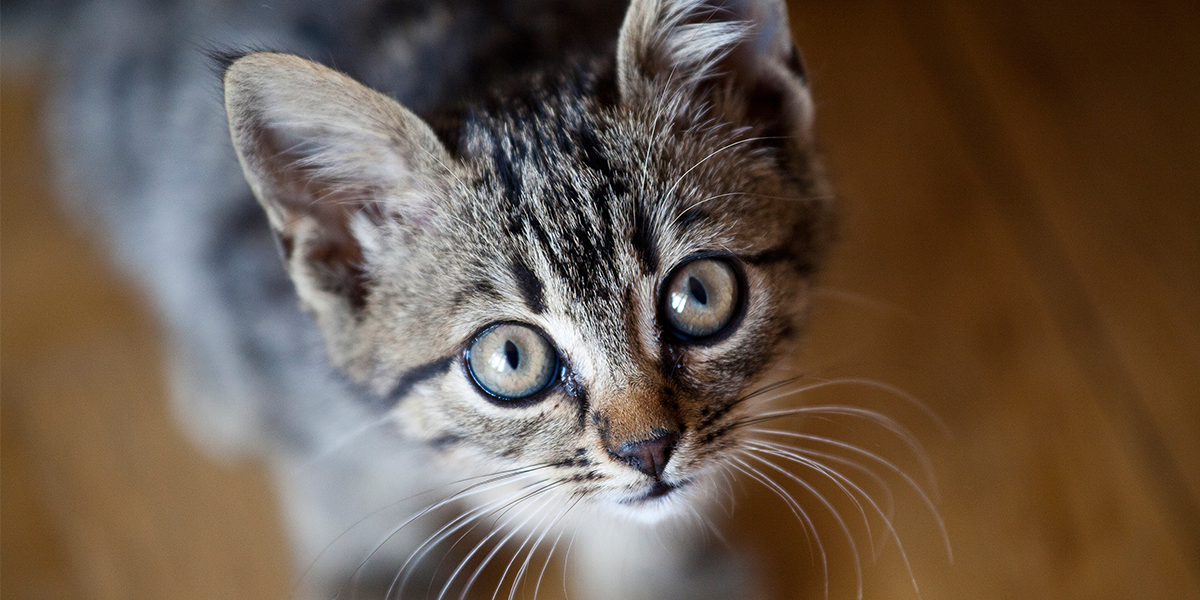
//> input picture 5주차/실습/4주차-Geometric-Transformation/cat.bmp, 1200 x 600 px
$ ./main   (built with g++ and OpenCV 4)
//> lines starting //> are read from the running program, lines starting //| are printed output that depends on the picture
### 5주차/실습/4주차-Geometric-Transformation/transformations/geometry.hpp
/*
 * 과제4: Rotation using Homogeneous Matrix
 */

#pragma once
#include "opencv2\opencv.hpp"

class GeometryTransformator
{
private:
	const double PI;
	double H[3][3] = {};
	bool hasMatrixSet;

public:
	GeometryTransformator() : PI(acos(-1)), hasMatrixSet(false) {}

	void ForwardTransformation(cv::InputArray& srcMat, cv::OutputArray& dstMat);
	void BackwardTransformation(cv::InputArray& srcMat, cv::OutputArray& dstMat);

	void SetMoveMatrix(double y, double x);
	void SetRotateMatrix(double degree);

	void InverseHmatrix(double result[3][3]);
	void ClearMatrix();
};

### 5주차/실습/4주차-Geometric-Transformation/transformations/geometry.cpp
/*
 * 과제4: Rotation using Homogeneous Matrix
 */

#include "geometry.hpp"
#include "opencv2\opencv.hpp"

void GeometryTransformator::ForwardTransformation(cv::InputArray& srcMat, cv::OutputArray& dstMat)
{
	if (!hasMatrixSet)
		throw "동차 행렬이 정의되지 않았습니다. 동차 행렬을 먼저 정의해주세요.";

	cv::Mat input_image, output_image;

	// 인자로부터 Mat 이미지 로드
	input_image = srcMat.getMat();
	if (dstMat.empty())
		dstMat.create(input_image.size(), input_image.type());
	output_image = dstMat.getMat();

	/**
	 * input_image의 이미지를 Forward Tranformation하는 코드를 구현하세요.
	 * input_image와 H 변수를 이용하여 Transformation하고, 결과를 output_image에 저장하세요.
	 */
	// ** 지금부터 코드를 작성하세요. 이 줄은 지우시면 안 됩니다 **
	for (int y = 0; y < input_image.rows; y++)
	{
		for (int x = 0; x < input_image.cols; x++)
		{
			// 변환된 점의 위치를 구한다.
			// 실수는 반올림해서 정수로 만든다.
			int j = (int) (H[0][0] * y + H[1][0] * x);
			int i = (int) (H[0][1] * y + H[1][1] * x);

			// 영상 공간을 벗어난 점은 무시한다.
			// 영상 공간을 벗어나지 않은 점만 sourc에서 desti로 변환한다.
			if ((j >= 0) && (j <= output_image.rows - 1) && (i >= 0) && (i <= output_image.cols - 1))
			{
				output_image.at<uchar>(j, i) = input_image.at<uchar>(y, x);
			}

		}
	}
	// ** 여기까지 코드를 작성하세요. 이 줄은 지우시면 안 됩니다 **
}

void GeometryTransformator::BackwardTransformation(cv::InputArray& srcMat, cv::OutputArray& dstMat)
{
	if (!hasMatrixSet)
		throw "동차 행렬이 정의되지 않았습니다. 동차 행렬을 먼저 정의해주세요.";

	cv::Mat input_image, output_image;

	// 인자로부터 Mat 이미지 로드
	input_image = srcMat.getMat();
	if (dstMat.empty())
		dstMat.create(input_image.size(), input_image.type());
	output_image = dstMat.getMat();

	double H_inverse[3][3] = {};
	InverseHmatrix(H_inverse);

	/**
	 * input_image의 이미지를 Backward Tranformation하는 코드를 구현하세요.
	 * input_image와 H_inverse 변수를 이용하여
	 * GeometryTransformator::ForwardTransformation과 동일하게 구현하면 됩니다.
	 */
	// ** 지금부터 코드를 작성하세요. 이 줄은 지우시면 안 됩니다 **

	/*
	for (int i = 0; i < 3; i++) {
		for (int j = 0; j < 3; j++)
			printf("%f ", H_inverse[i][j]);
		printf("\n");
	}
	*/
	for (int y = 0; y < input_image.rows; y++)
	{
		for (int x = 0; x < input_image.cols; x++)
		{
			// 여기도 실수값 결과를 정수값으로 변환하여 구함
			int j = (int)(H_inverse[0][0] * y + H_inverse[1][0] * x);
			int i = (int)(H_inverse[0][1] * y + H_inverse[1][1] * x);

			// 영상 범위를 넘어서지 않는 픽셀만 반영
			if ((j >= 0) && (j <= output_image.rows - 1) && (i >= 0) && (i <= output_image.cols - 1))
				output_image.at<uchar>(y, x) = input_image.at<uchar>(j, i);
		}
	}
	// ** 여기까지 코드를 작성하세요. 이 줄은 지우시면 안 됩니다 **
}

// [12 lines left out: function SetMoveMatrix, not called in this run]

void GeometryTransformator::SetRotateMatrix(double degree)
{
	ClearMatrix();

	/**
	 * 3*3 행렬 변수 H에 이동 동차 행렬을 작성하세요.
	 * 변수의 인자마다 값을 할당하면 됩니다.
	 * cos() 함수나 sin() 함수의 인자는 degree가 아닌 radian을 입력받는 점에 유의하고
	 * PI 변수를 활용하여 변환합니다.
	 */
	// ** 지금부터 코드를 작성하세요. 이 줄은 지우시면 안 됩니다 **
	H[0][0] = cos(degree * (PI / 180));
	H[0][1] = -sin(degree * (PI / 180));
	H[0][2] = 0;
	H[1][0] = sin(degree * (PI / 180));
	H[1][1] = cos(degree * (PI / 180));
	H[1][2] = 0;
	H[2][0] = 0;
	H[2][1] = 0;
	H[2][2] = 1;

	// [11 lines of commented-out code are left out]

	hasMatrixSet = true;
}

void GeometryTransformator::InverseHmatrix(double result[3][3])
{
	double determinant = 0;

	for (int i = 0; i < 3; i++)
		determinant += (H[0][i] * (H[1][(i + 1) % 3] * H[2][(i + 2) % 3] - H[1][(i + 2) % 3] * H[2][(i + 1) % 3]));

	for (int i = 0; i < 3; i++)
	{
		for (int j = 0; j < 3; j++)
		{
			result[i][j] = (
				(H[(j + 1) % 3][(i + 1) % 3] * H[(j + 2) % 3][(i + 2) % 3]) -
				(H[(j + 1) % 3][(i + 2) % 3] * H[(j + 2) % 3][(i + 1) % 3])
				) / determinant;
		}
	}
}

void GeometryTransformator::ClearMatrix()
{
	memset(H, 0, sizeof(H));
	hasMatrixSet = false;
}

### 5주차/실습/4주차-Geometric-Transformation/main.cpp
/*
 * 과제4: Rotation using Homogeneous Matrix
 */

#include "opencv2/opencv.hpp"
#include "transformations/geometry.hpp"

int main()
{
	cv::Mat original_image, forward_result_image, backward_result_image;
	original_image = cv::imread("cat.bmp", cv::IMREAD_GRAYSCALE);
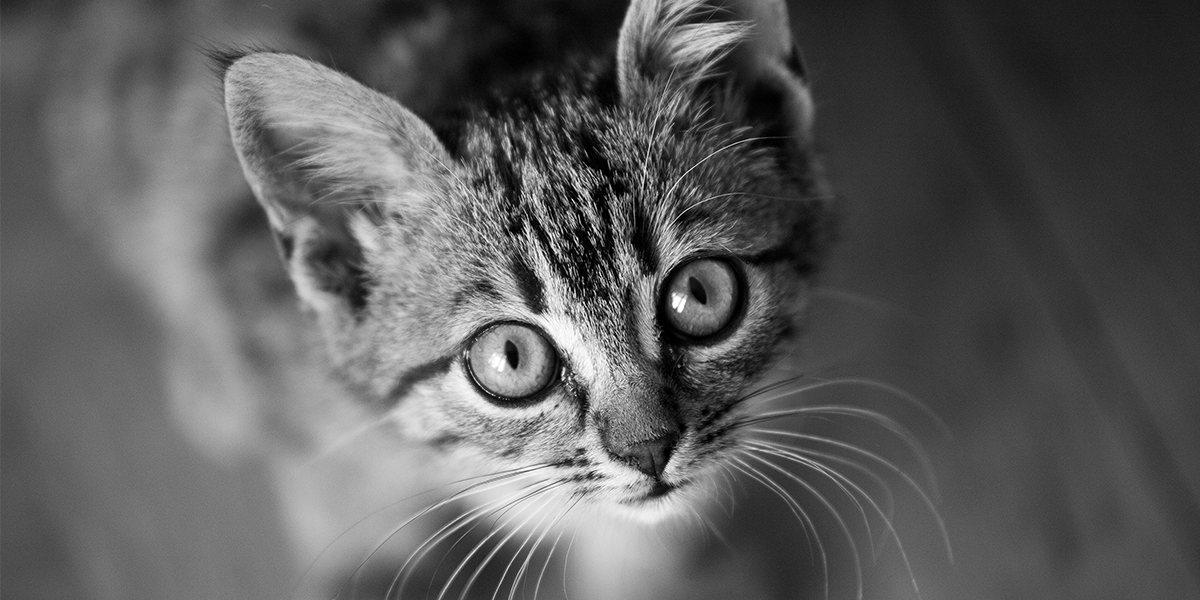
//> original_image: 600 rows x 1200 cols, CV_8UC1; min 0, max 255, mean 91.8

	GeometryTransformator transformator;

	// 회전 동차 행렬을 정의한다.
	// geometry.cpp의 Geometry::SetRotateMatrix 함수를 구현하세요.
	double degree = -10.0;
	transformator.SetRotateMatrix(degree);

	// Q1. 전방 기하 변환을 정의한다.
	// geometry.cpp의 Geometry::ForwardTransformation 함수를 구현하세요.
	transformator.ForwardTransformation(original_image, forward_result_image);
//> after the loop in ForwardTransformation, `for (int y = 0; y < input_image.rows; y++)`:
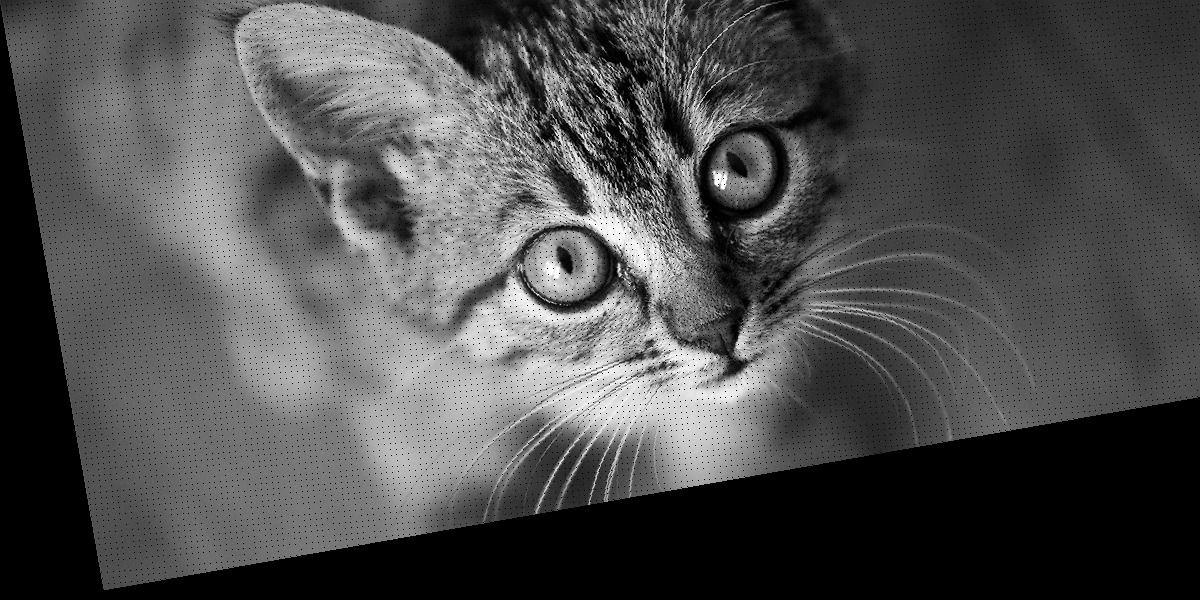
//> output_image: 600 rows x 1200 cols, CV_8UC1; min 0, max 255, mean 79.3

	// Q2. 후방 기하 변환을 정의한다.
	// geometry.cpp의 Geometry::BackwardTransformation 함수를 구현하세요.
	transformator.BackwardTransformation(original_image, backward_result_image);
//> after the loop in BackwardTransformation, `for (int y = 0; y < input_image.rows; y++)`:
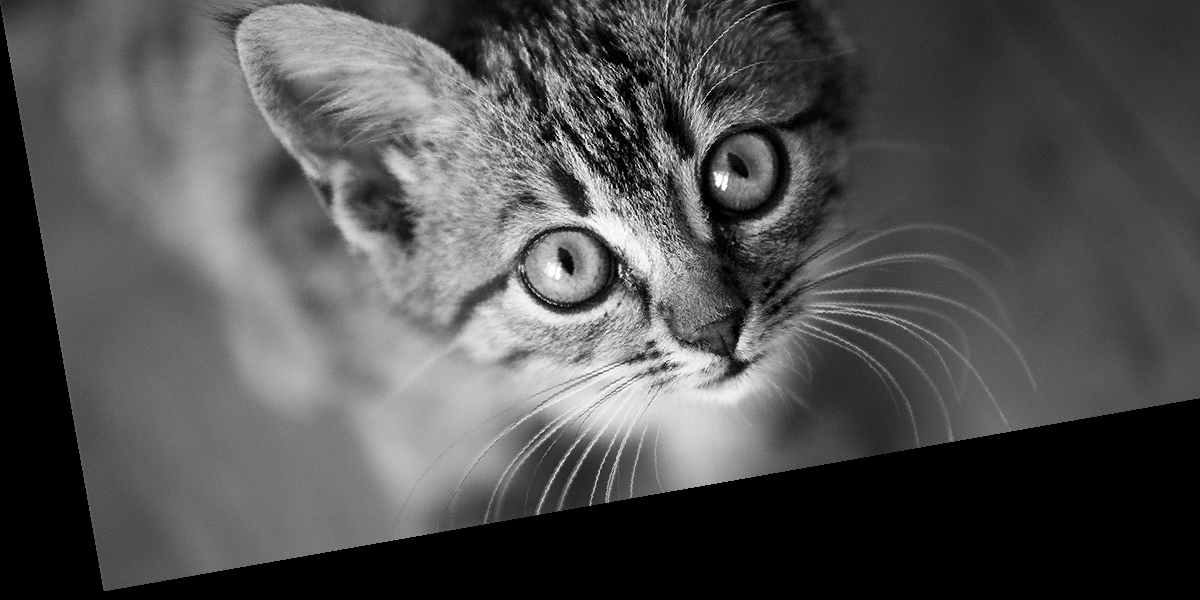
//> output_image: 600 rows x 1200 cols, CV_8UC1; min 0, max 255, mean 81.5

	cv::imshow("Original Image", original_image);
	cv::imshow("Forward Result Image", forward_result_image);
	cv::imshow("Backward Result Image", backward_result_image);
	cv::waitKey(0); // 아무 키나 누르면 계속한다.

	// 이미지를 파일로 저장한다.
	cv::imwrite("cat_forward.bmp", forward_result_image);
	cv::imwrite("cat_backward.bmp", backward_result_image);
	std::cout << "파일 저장 완료!" << std::endl;

	return 0;
}
